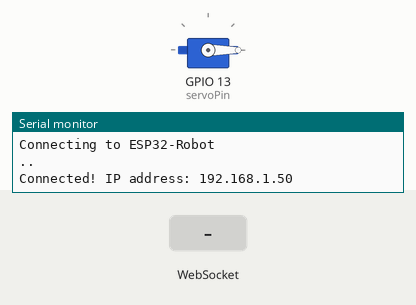
Simulated run of this sketch. Board: ESP32. Shown: servo, the last lines printed to the serial monitor. Inputs (shaded band) come from the test bench. WiFi joins after 1.5 s; servers stay silent unless stated.

Above: at 3.2 s.
3.3 s: WebSocket text "1" received
At 4.4 s:
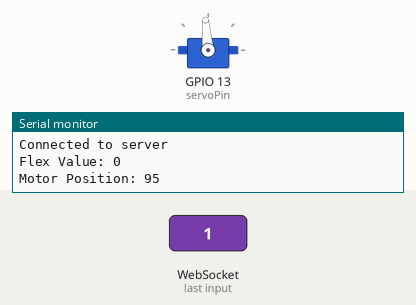
Timing chart, 0 to 6.3 s (numbered marks = the images above; inputs shaded):
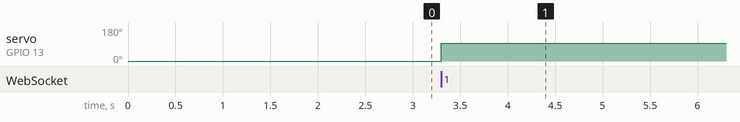

Measured:
- after the input at 3.3 s, servo on GPIO 13 (servoPin): 0° → 95° at once

The sketch:

FlexiSleeve_Gripper_Code.ino
```cpp
#include <WiFi.h>
#include <WebSocketsClient.h>
#include <ArduinoJson.h>
#include <ESP32Servo.h>

// Wi-Fi credentials
const char* ssid = "ESP32-Robot";
const char* password = "ITECH2025";

// WebSocket client
WebSocketsClient webSocket;

// Servo object
Servo myServo;

// Constant for the servo data pin
const int servoPin = 13;

// Function to connect to Wi-Fi
void connectToWiFi() {
  Serial.print("Connecting to ");
  Serial.println(ssid);
  WiFi.begin(ssid, password);

  while (WiFi.status() != WL_CONNECTED) {
    delay(1000);
    Serial.print(".");
  }

  Serial.println();
  Serial.print("Connected! IP address: ");
  Serial.println(WiFi.localIP());
}

// WebSocket event handler
void webSocketEvent(WStype_t type, uint8_t * payload, size_t length) {
  switch(type) {
    case WStype_DISCONNECTED:
      Serial.println("Disconnected!");
      break;
    case WStype_CONNECTED:
      Serial.println("Connected to server");
      // Request sensor data
      webSocket.sendTXT("{\"command\":\"read_sensor\"}");
      break;
    case WStype_TEXT:
      // Process incoming message
      StaticJsonDocument<200> doc;
      DeserializationError error = deserializeJson(doc, payload);
      if (error) {
        Serial.print(F("deserializeJson() failed: "));
        Serial.println(error.f_str());
        return;
      }
      int flexValue = doc["flex"];
      Serial.print("Flex Value: ");
      Serial.println(flexValue);

      // Map the flex sensor value to the servo range
      int motorPosition = map(flexValue, 2000, 500, 0, 95);
      motorPosition = constrain(motorPosition, 0, 95); // Ensure value is within range
      Serial.print("Motor Position: ");
      Serial.println(motorPosition);

      // Control the servo based on the mapped value
      myServo.write(motorPosition);
      break;
  }
}

void setup() {
  // Initialize Serial monitor
  Serial.begin(115200);

  // Initialize Servo object
  myServo.attach(servoPin);
  myServo.write(0); // Start with the motor deactivated

  // Connect to Wi-Fi
  connectToWiFi();

  // Initialize WebSocket client
  webSocket.begin("192.168.1.22", 81, "/"); // IP of the first ESP32 and WebSocket port
  webSocket.onEvent(webSocketEvent);
  webSocket.setReconnectInterval(5000); // Try to reconnect every 5 seconds
}

void loop() {
  webSocket.loop();
}
```
